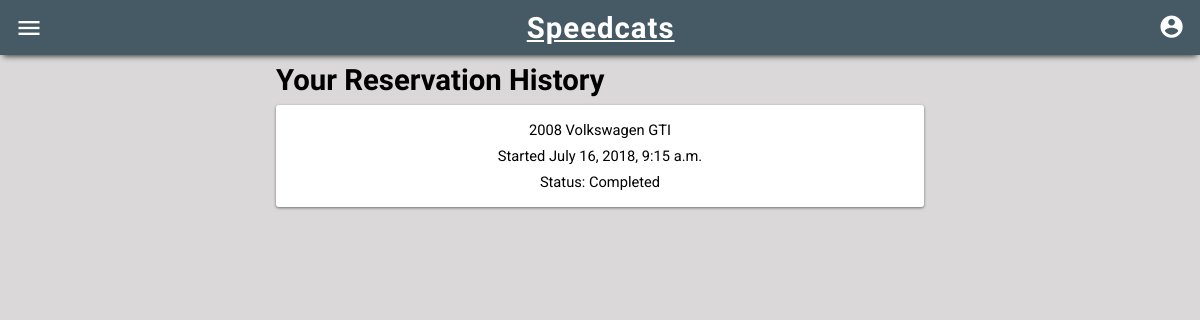
The app's page /inventory/history/ (signed in), older data.
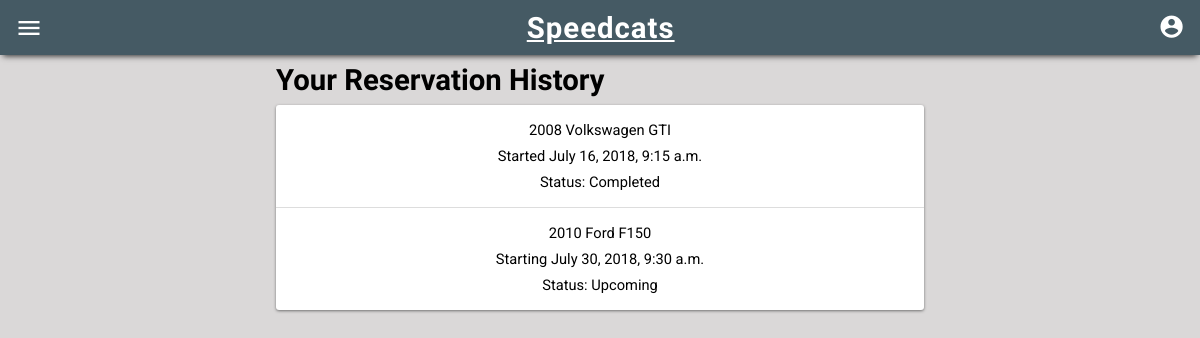
The same page, newer data.
### inventory/models.py (models this page shows, shortened)
class Reservation(models.Model):
	user = models.ForeignKey(settings.AUTH_USER_MODEL, on_delete=models.CASCADE, related_name="reservations")
	vehicle = models.ForeignKey(Vehicle, on_delete=models.CASCADE)
	pick_up_time = models.DateTimeField(blank=False, null=False)
	pick_up_location = models.ForeignKey(Store, on_delete=models.CASCADE, related_name='pick_up_store')
	drop_off_time = models.DateTimeField(blank=False, null=False)
	drop_off_location = models.ForeignKey(Store, on_delete=models.CASCADE, related_name='drop_off_store')
	subtotal = models.DecimalField(max_digits=8, decimal_places=2, null=True)
	tax = models.DecimalField(max_digits=8, decimal_places=2, null=True)
	total = models.DecimalField(max_digits=8, decimal_places=2, null=True)
	miles_driven = models.IntegerField(null=True, blank=True)
	@property
	def status(self):
		pick_up_time = self.pick_up_time
		drop_off_time = self.drop_off_time
		now = datetime.datetime.utcnow().replace(tzinfo=pytz.UTC)
		if pick_up_time > now:
			return 'Upcoming'
		elif drop_off_time > now:
			return 'In Progress'
		elif now > drop_off_time:
			return 'Completed'

class Vehicle(models.Model):
	status_choices = (
		('m', 'Maintenance'),
		('a', 'Available'),
		('r', 'Reserved'),
	)
	vehicle_type_choices = (
		('c', 'Car'),
		('s', 'SUV'),
		('t', 'Truck'),
	)
	VIN = models.CharField(max_length=17)
	store = models.ForeignKey(Store, on_delete=models.CASCADE)
	year = models.IntegerField()
	make = models.CharField(max_length=30)
	model = models.CharField(max_length=30)
	color = models.CharField(max_length=10)
	mileage = models.IntegerField()
	image = models.ImageField(upload_to="vehicle_photos", blank=True)
	description = models.CharField(max_length=800, default="")
	price = models.DecimalField(max_digits=8, decimal_places=2, default=85.99)
	status = models.CharField(
		max_length=1,
		choices=status_choices,
		default='a',
	)
	vehicle_type = models.CharField(
		max_length=1,
		choices=vehicle_type_choices,
		default='c',
	)
	def __str__(self):
		return str(self.year) + ' ' + self.make + ' ' + self.model

### inventory/views.py (the view)
# urls.py: path('history/', views.history, name="history"),
@login_required
def history(request):
	user = request.user
	reservations = Reservation.objects.filter(user=user)
	context = {
		"reservations":reservations
	}
	return render(request, 'inventory/history.html', context)

### inventory/templates/inventory/history.html
{% extends "base_generic.html" %}
{% block content %}
    <h2 class="header" id="historyheader">Your Reservation History</h2>
    <ul id="reservationlist">
        {% for reservation in reservations %}
        <div>
            <a href="{% url 'inventory:reservation' reservation.id %}">
            <p class="reservationtime">{{ reservation.vehicle }}</p>
            {% if reservation.status == "Upcoming" %}
                <p class="reservationtime">Starting {{ reservation.pick_up_time }}</p>
            {% endif %}
            {% if reservation.status != "Upcoming" %}
                <p class="reservationtime">Started {{ reservation.pick_up_time }}</p>
            {% endif %}
            <p class="reservationtime">Status: {{ reservation.status }}</p>
            </a>
        </div>
        {% empty %}
        <div>
            <p>You haven't made a reservation yet.</p>
        </div>
        {% endfor %}
    </ul>
{% endblock %}

### inventory/templates/base_generic.html (shortened to what this page needs)
<!DOCTYPE html>
<html lang="en">
<head>
	{% load static %}
	<link rel="stylesheet" href="{% static 'css/styles.css' %}">
	<link rel="stylesheet" href="{% static 'css/animations.css' %}">
</head>
<body>
	<header>
		<div id="headermenu">
			<i class="button material-icons" id="menubutton">menu</i>
			<a href="{% url 'inventory:home' %}"><h1 id="logo">Speedcats</h1></a>
			<a href="{% url 'login' %}"><i class="button material-icons" id="accountbutton">account_circle</i></a>
		</div>
	</header>
	<div id="content">
		{% block content %}{% endblock %}
	</div>
</body>
</html>

### inventory/static/css/styles.css (style rules this page uses)
html, body { padding: 0px; margin: 0px; }
body { background-color: rgb(218, 216, 216); }
a:link { color: white; }
h1 { font-size: 22pt; font-family: 'Fjalla One', sans-serif; letter-spacing: 1px; margin: 0; }
h2 { font-size: 18pt; font-family: 'Fjalla One', sans-serif; margin: 0; }
p { font-size: 13pt; font-family: 'Roboto', sans-serif; padding: 0 15px; text-align: center; }
header { display: flex; flex-direction: column; align-items: center; justify-content: center; width: calc(100% - 14px); height: 55px; background-color: #455A64; box-shadow: 0 4px 6px -3px #2c2c2c; padding: 0 7px; position: fixed; top: 0; z-index: 54; }
a:-webkit-any-link { text-decoration: none; }
.button { padding: 8px; }
.header { padding: 8px 0 8px 0; margin: 0 20px; font-size: 22pt; }
.reservationtime { padding: 4px 0; margin: 0; font-size: 11pt; color: black; }
#logo { text-decoration: underline; }
#headermenu { width: 100%; display: flex; align-items: center; justify-content: space-between; }
#menubutton { font-size: 21pt; color: white; }
#accountbutton { font-size: 20pt; color: white; }
#content { width: 100%; margin-top: 55px; }
#reservationlist { padding: 0; background-color: white; margin: 0 20px 20px; border-radius: 3px; box-shadow: 0 1px 3px #707070; }
#reservationlist > div { padding: 12px 0; }
#reservationlist > div:not(:last-child) { border-bottom: 1px solid #dddddd; }
@media only screen and (min-width: 768px) { .header { margin: 0; } }
@media only screen and (min-width: 768px) { #historyheader { padding-left: 23%; } }
@media only screen and (min-width: 768px) { #reservationlist { margin: 0 23%; } }

Row changes from the older to the newer data that the page shows:
added Reservation: vehicle "2010 Ford F150", pick_up_time "July 30, 2018, 9:30 a.m.", status "Upcoming"
